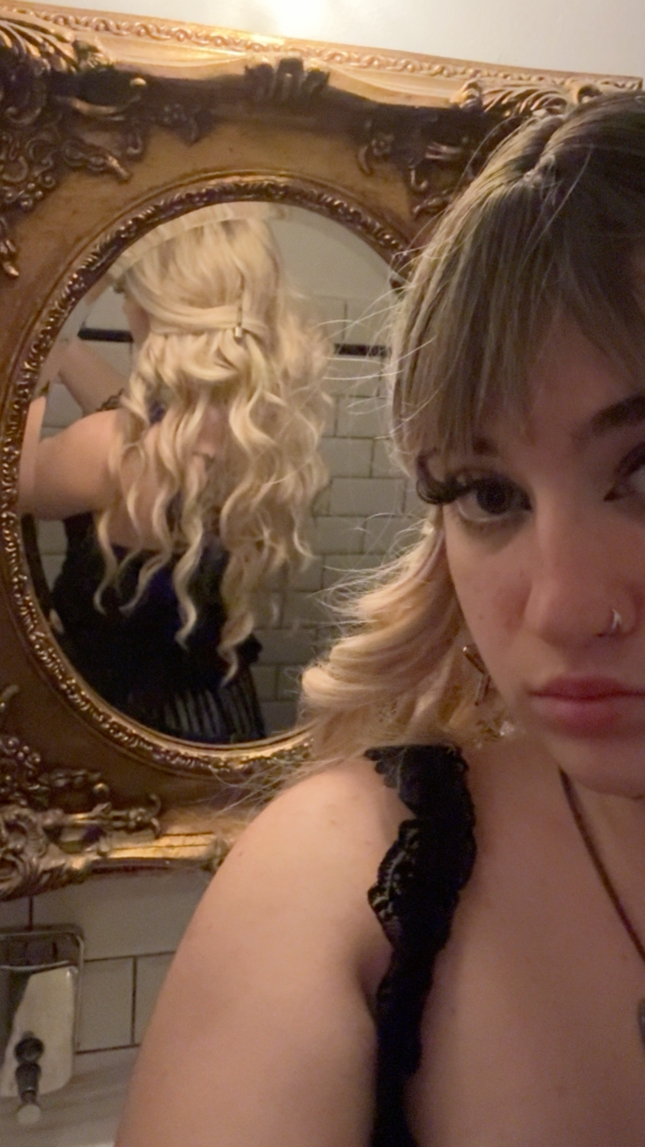
#> input picture assets/andrej2.JPG, 1290 x 2293 px (shown at 1/2 size); its folder holds only this picture in this run
$ python downscale_images.py
#> lines starting #> are read from the running program, lines starting #| are printed output that depends on the picture
#!/usr/bin/env python3
"""Downscale all images in assets/ to fit within 1280x900, preserve aspect ratio."""
import os
import subprocess
import sys

try:
    from PIL import Image
except ImportError:
    print("Need Pillow: pip install Pillow")
    sys.exit(1)

ASSETS_DIR = os.path.join(os.path.dirname(__file__), "assets")
MAX_SIZE = (1280, 900)
IMAGE_EXTS = {".jpg", ".jpeg", ".png", ".JPG", ".JPEG", ".PNG"}
HEIC_EXTS = {".heic", ".HEIC"}


def downscale_pil(path: str) -> bool:
#> called with path = 'assets/andrej2.JPG'
    try:
        with Image.open(path) as im:
            # Preserve transparency for PNGs (RGBA, P); only convert to RGB for JPEG
#> im is the input picture: PIL image 1290x2293 RGB; mean R, G, B 118.8, 88.9, 70.7
            is_png = path.lower().endswith(".png")
            if not is_png and im.mode in ("RGBA", "P"):
                im = im.convert("RGB")
            elif is_png and im.mode == "P":
                im = im.convert("RGBA")  # Keep transparency for palette PNGs
            elif is_png and im.mode != "RGBA":
                im = im.convert("RGBA")  # Ensure alpha for PNG
            im.thumbnail(MAX_SIZE, Image.Resampling.LANCZOS)
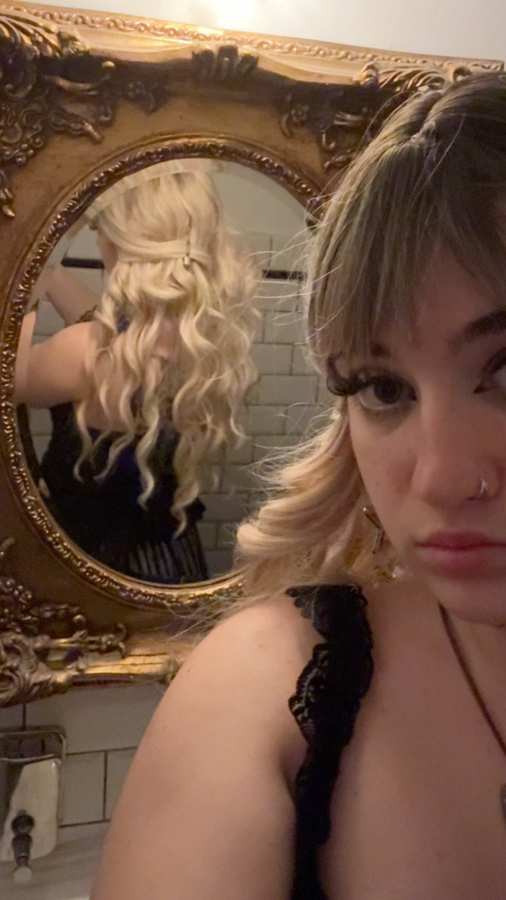
#> im: PIL image 506x900 RGB; mean R, G, B 118.8, 88.9, 70.7
            out_path = path
            if is_png:
                im.save(out_path, "PNG", optimize=True)
            else:
                if im.mode == "RGBA":
                    im = im.convert("RGB")
                im.save(out_path, "JPEG", quality=88, optimize=True)
            return True
    except Exception as e:
        print(f"  PIL failed: {e}")
        return False


def downscale_heic_sips(path: str) -> bool:
    """Use macOS sips to resize HEIC in place (keeps .HEIC)."""
    try:
        subprocess.run(
            ["sips", "-Z", "1280", path],
            check=True,
            capture_output=True,
        )
        return True
    except (subprocess.CalledProcessError, FileNotFoundError) as e:
        print(f"  sips failed: {e}")
        return False


def main():
    count = 0
    for root, _dirs, files in os.walk(ASSETS_DIR):
        for name in files:
            ext = os.path.splitext(name)[1]
            path = os.path.join(root, name)
            if ext in HEIC_EXTS:
                print(f"Resizing (HEIC): {path}")
                if downscale_heic_sips(path):
                    count += 1
                else:
                    print(f"  Skipped (install sips or convert manually)")
            elif ext in IMAGE_EXTS:
                print(f"Resizing: {path}")
                if downscale_pil(path):
                    count += 1
    print(f"Done. Resized {count} images.")


if __name__ == "__main__":
    main()

$ run again, on assets/andrej_oslava.jpg
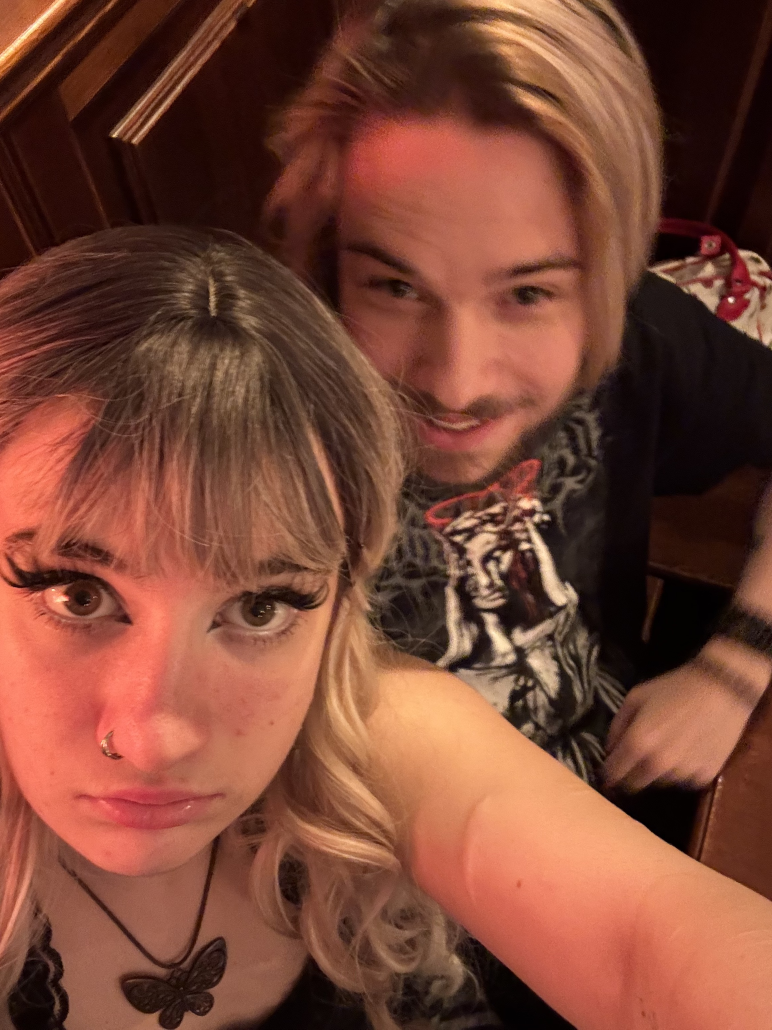
#> input picture assets/andrej_oslava.jpg, 2316 x 3088 px (shown at 1/3 size)
#> in downscale_pil, im is the input picture: PIL image 2316x3088 RGB; mean R, G, B 122.3, 70, 53.6
#> in downscale_pil, `im.thumbnail(MAX_SIZE, Image.Resampling.LANCZOS)`:
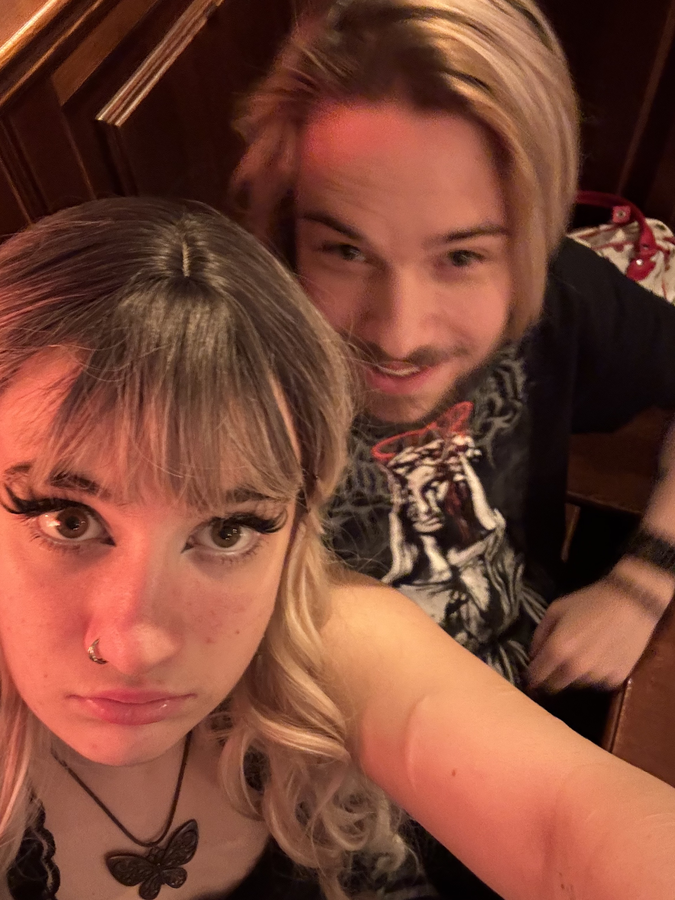
#> im: PIL image 675x900 RGB; mean R, G, B 122.3, 70, 53.6
